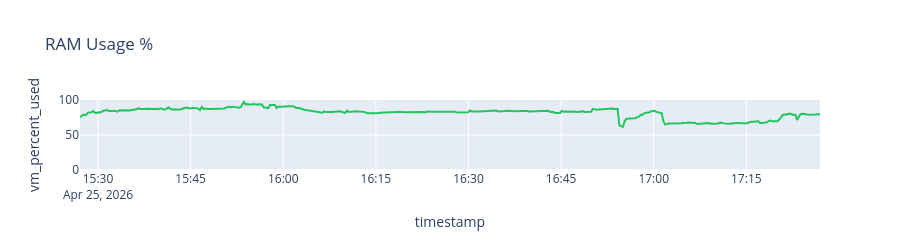

This figure's notebook cell:
### Code cell
fig2 = px.line(df_system_metrics, x="timestamp", y="vm_percent_used", title="RAM Usage %", color_discrete_sequence=[GREEN])
fig2.update_yaxes(range=[0, 100])
fig2.update_layout(height=250)

### Figure 1 — Plotly figure (JSON) as saved in the notebook; plotly's stock layout.template omitted (floating-point values rounded to 4 significant figures; data arrays with more than 128 entries replaced by an {"elided": "..."} marker saying what was removed)
{"data": [{"hovertemplate": "timestamp=%{x}<br>vm_percent_used=%{y}<extra></extra>", "legendgroup": "", "line": {"color": "#22C55E", "dash": "solid"}, "marker": {"symbol": "circle"}, "mode": "lines", "name": "", "orientation": "v", "showlegend": false, "type": "scatter", "x": {"elided": "437 str values"}, "xaxis": "x", "y": {"elided": "437 float values"}, "yaxis": "y"}], "layout": {"height": 250, "legend": {"tracegroupgap": 0}, "title": {"text": "RAM Usage %"}, "xaxis": {"anchor": "y", "domain": [0, 1], "title": {"text": "timestamp"}}, "yaxis": {"anchor": "x", "domain": [0, 1], "range": [0, 100], "title": {"text": "vm_percent_used"}}}}
